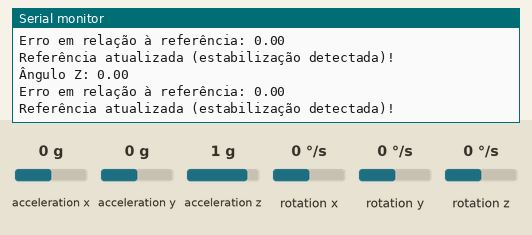
Bench run of a sketch on a simulated Arduino Uno, built with avr-gcc and run on an emulated ATmega328P. Parts: the last lines printed to the serial monitor. The test bench sets the inputs (shaded band); at power-on: rotation z 0 °/s, acceleration x 0 g, acceleration y 0 g, acceleration z 1 g, rotation x 0 °/s, rotation y 0 °/s.

Above: at 4.2 s.
4.3 s: rotation z set to -192 °/s
At 4.97 s:
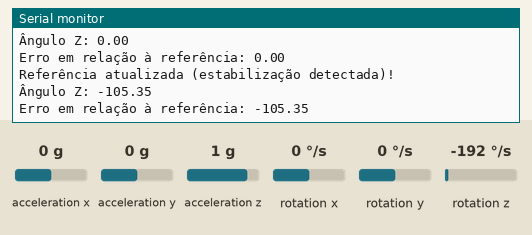
5.8 s: rotation z set to 0 °/s
At 5.97 s:
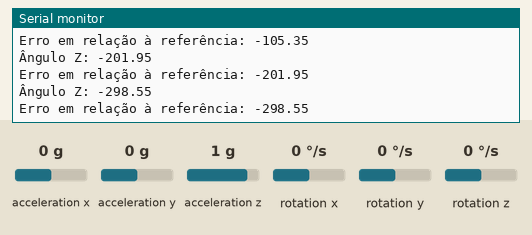
Timing chart, 0 to 8.8 s (numbered marks = the images above; inputs shaded):
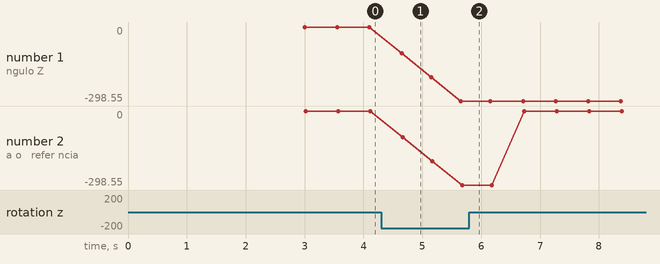

The sketch:

GetAngle.ino
```cpp
#include <MPU6050_tockn.h>
#include <Wire.h>

MPU6050 mpu6050(Wire);

float referenciaZ = 0.0; // Ângulo de referência inicial
float anguloAnterior = 0.0; // Última leitura do ângulo
const float limiteEstabilidade = 0.5; // Limite para considerar o ângulo estabilizado

// Função para normalizar o ângulo no intervalo -360 a 360 graus
float normalizarAngulo(float angulo) {
  if (angulo >= 360.0 || angulo <= -360.0) {
    return fmod(angulo, 360.0);
  }
  return angulo;
}

// Função para calcular o erro em relação à referência
float calcularErro(float anguloAtual) {
  return anguloAtual - referenciaZ;
}

// Função para atualizar a referência
void atualizarReferencia(float novoAngulo) {
  referenciaZ = novoAngulo;
}

// Função para verificar se o ângulo está estabilizado
bool verificarEstabilidade(float anguloAtual) {
  return fabs(anguloAtual - anguloAnterior) < limiteEstabilidade;
}

// Função para processar e exibir os dados do ângulo
void processarAngulo() {
  mpu6050.update();
  float anguloZ = mpu6050.getAngleZ(); // Ângulo atual em Z
  anguloZ = normalizarAngulo(anguloZ); // Normaliza o ângulo

  // Calcula o erro em relação à referência
  float erro = calcularErro(anguloZ);

  // Exibe os valores no monitor serial
  Serial.print("Ângulo Z: ");
  Serial.println(anguloZ);
  Serial.print("Erro em relação à referência: ");
  Serial.println(erro);

  // Verifica se o ângulo estabilizou para atualizar a referência
  if (verificarEstabilidade(anguloZ)) {
    atualizarReferencia(anguloZ);
    Serial.println("Referência atualizada (estabilização detectada)!");
  }

  // Atualiza o ângulo anterior para a próxima verificação
  anguloAnterior = anguloZ;
}

void setup() {
  Serial.begin(9600);
  Wire.begin();
  mpu6050.begin();
  mpu6050.calcGyroOffsets(true);
}

void loop() {
  processarAngulo();
  delay(500);
}
```

Measured:
- after the input at 4.3 s, the serial monitor: prints a new line after 0.35 s (image 1)
- plotted number 1: 0 → -298.55 after the input at 4.3 s
- plotted number 2: 0 → -298.55 after the input at 4.3 s
